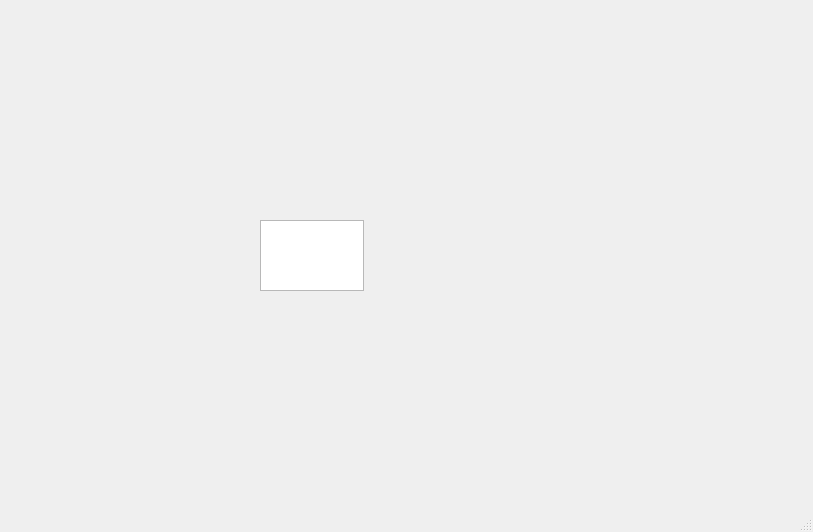
<?xml version="1.0" encoding="UTF-8"?>
<ui version="4.0">
 <class>MainWindow</class>
 <widget class="QMainWindow" name="MainWindow">
  <property name="geometry">
   <rect>
    <x>0</x>
    <y>0</y>
    <width>813</width>
    <height>532</height>
   </rect>
  </property>
  <property name="windowTitle">
   <string>MainWindow</string>
  </property>
  <widget class="QWidget" name="centralWidget">
   <widget class="QTextEdit" name="textEdit">
    <property name="geometry">
     <rect>
      <x>260</x>
      <y>220</y>
      <width>104</width>
      <height>71</height>
     </rect>
    </property>
   </widget>
  </widget>
  <widget class="QMenuBar" name="menuBar">
   <property name="geometry">
    <rect>
     <x>0</x>
     <y>0</y>
     <width>813</width>
     <height>23</height>
    </rect>
   </property>
  </widget>
  <widget class="QStatusBar" name="statusBar"/>
 </widget>
 <layoutdefault spacing="6" margin="11"/>
 <resources/>
 <connections/>
</ui>
